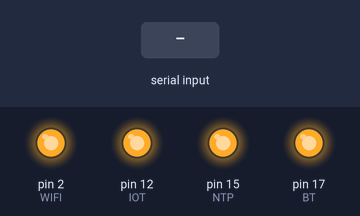
The sketch below on a simulated Arduino Uno, built with avr-gcc and run on an emulated ATmega328P. On the bench: output pins drawn as LEDs (lit = HIGH). Inputs (shaded band) come from the test bench.

Above: at 1.2 s.
1.3 s: "f" received over Serial
At 2.0 s:
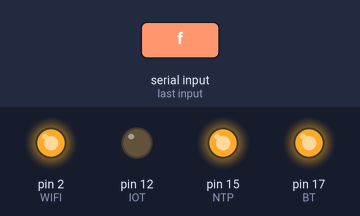
2.8 s: "a" received over Serial
At 3.2 s:
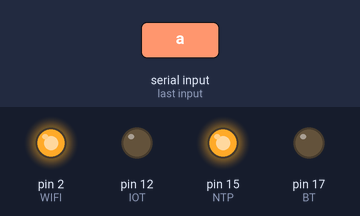
4.3 s: "s" received over Serial
At 5.5 s:
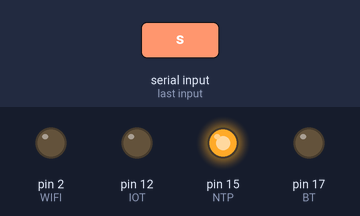
5.8 s: "d" received over Serial
At 6.7 s:
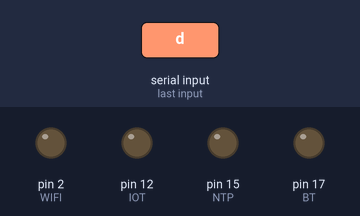
Timing chart, 0 to 8.3 s (numbered marks = the images above; inputs shaded):
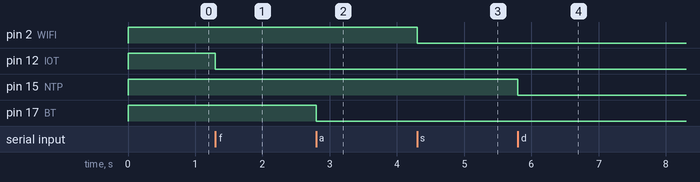

Measured:
- after the input at 1.3 s, pin 12 (IOT): HIGH → LOW at once
- after the input at 2.8 s, pin 17 (BT): HIGH → LOW at once
- after the input at 4.3 s, pin 2 (WIFI): HIGH → LOW at once
- after the input at 5.8 s, pin 15 (NTP): HIGH → LOW at once

The sketch:

lap2.5.ino
```cpp
const int BT = 17;
const int WIFI = 2;
const int NTP = 15;
const int  IOT = 12;
void setup() {
  Serial.begin(115200);
   pinMode(BT, OUTPUT);
   pinMode(WIFI, OUTPUT);
   pinMode(NTP, OUTPUT);
   pinMode(IOT, OUTPUT);

  digitalWrite(BT, HIGH);
  digitalWrite(WIFI, HIGH);
  digitalWrite(NTP, HIGH);
  digitalWrite(IOT, HIGH);
}

void loop() {
  if (Serial.read() == 'a') {
    digitalWrite(BT, LOW);
  }
  if (Serial.read() == 's') {
    digitalWrite(WIFI, LOW);
  }
  if (Serial.read() == 'd') {
    digitalWrite(NTP, LOW);
  }
  if (Serial.read() == 'f') {
    digitalWrite(IOT, LOW);
  }

}
```
